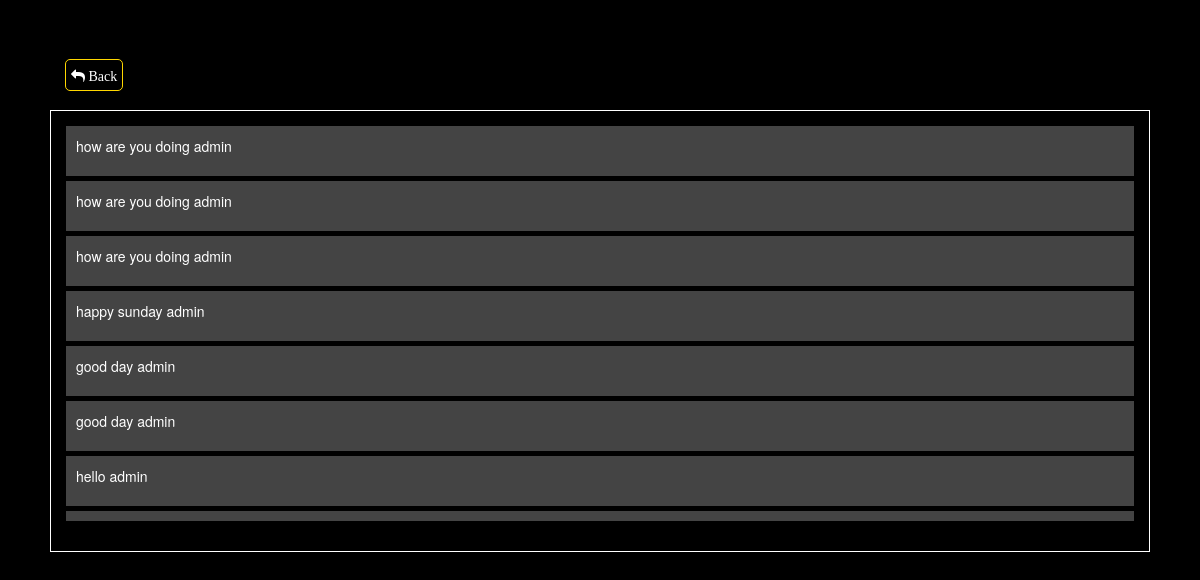
The page /messages on the database its author committed.
### App/models.py (models this page shows, shortened)
class Message(models.Model):
    sender = models.ForeignKey(Users, on_delete=models.CASCADE, null=True)
    message = models.TextField()
    time = models.DateTimeField(verbose_name="last login", auto_now=True)

### App/views.py (the view)
# urls.py: path('messages', views.messages, name='messages'),
def messages(request):
    message = Message.objects.all().order_by('-id')
    context = {
        'message': message
    }
    return render(request, 'messages.html', context)

### templates/messages.html (shortened to what this page needs)
{% load static %}
<!DOCTYPE html>
<html lang="en">
<head>
    <link rel="stylesheet" href="{% static 'bootstrap/css/bootstrap.min.css' %}">
    <link rel="stylesheet" href="{% static 'font-awesome/css/font-awesome.min.css' %}">
    <link rel="stylesheet" href="{% static 'css/css.css' %}">
    <link rel="stylesheet" href="{% static 'css/media.css' %}">
    <link rel="stylesheet" href="{% static 'js/jquery-3.7.0.js' %}">
    <link rel="stylesheet" href="{% static 'js/js.js' %}">
</head>
<body>
    <div class="">
        <div class="col-md-12 deposite">
            <div class="col-md-12 deposite1">
                <div style="padding: 15px;">
                    <a href="{% url 'adminpage' %}" style="color: white; border: 1px solid gold; border-radius: 5px; padding: 5px;">
                        <i class="fa fa-mail-reply"> Back</i>
                    </a>
                </div>
                <div class="col-md-12 dobox" style="margin-top: 10px;">
                    <div class="table" style="height: 400px; overflow-y: scroll;">
                        {% for message in message %}
                            <a href="{% url 'message' %}">
                                <div style="background-color: rgb(68, 68, 68);padding: 10px; color: white; margin: 5px;">
                                    <p>
                                        {{message.message}}
                                    </p>
                                </div>
                            </a>
                        {% endfor %}
                    </div>
                </div>
            </div>
        </div>
    </div>
</body>
</html>

### static/css/css.css (style rules this page uses)
* { padding: 0px; margin: 0px; box-sizing: border-box; }
.deposite { background-color: black; padding: 20px; height: 100vh; }
.deposite1 { padding: 30px; }
.dobox { border: 1px solid white; padding: 10px; }

### rows shown on the page
Message: message "how are you doing admin"
Message: message "how are you doing admin"
Message: message "how are you doing admin"
Message: message "happy sunday admin"
Message: message "good day admin"
Message: message "good day admin"
Message: message "hello admin"
